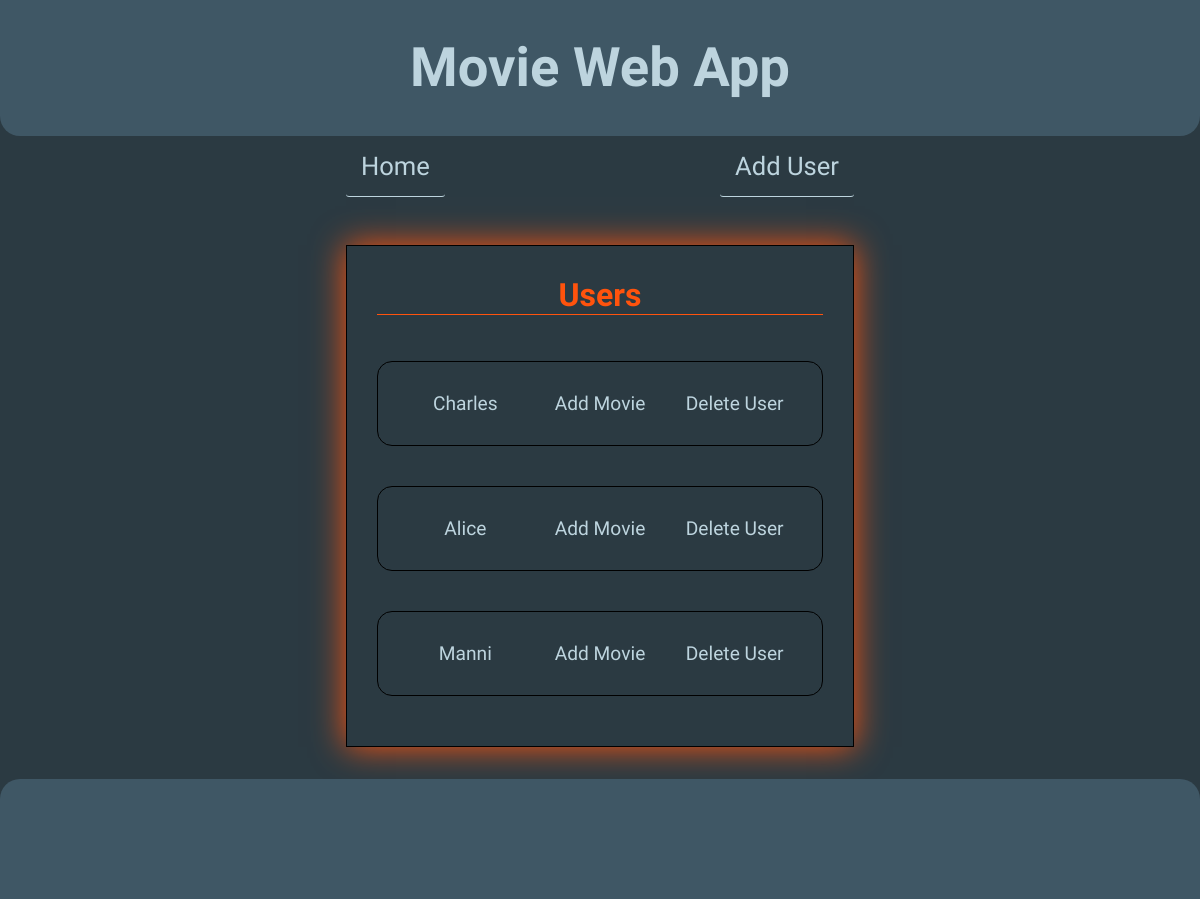
Screenshot of /users with the database file from the repository.
### data_manager/sql_data_models.py (models this page shows, shortened)
class User(db.Model):
    user_id = db.Column(db.Integer, primary_key=True, autoincrement=True)
    user = db.Column(db.String(255), nullable=False)

### app.py (the view)
@app.route("/")
@app.route("/users")
def list_all_users():
    users = data_manager.get_all_users()
    return render_index(title="Users - Movie Web App", users=users)

### app.py (called while the page is built)
def render_index(title="Home - Movie App", content_type="home", **kwargs):
    data_to_render = {
        "title": title,
        "content_type": content_type,
        **kwargs
    }
    return render_template("index.html", **data_to_render)

### data_manager/sql_data_manager.py (called while the page is built)
    def get_all_users(self) -> dict:
        try:
            all_users = User.query.with_entities(User.user_id, User.user).all()
            users_dict = {user_id: {"name": user_name} for user_id, user_name in all_users}
            return users_dict
        except Exception as e:
            print(f"Error retrieving users: {e}")
            return {}

### templates/index.html (shortened to what this page needs)
<!DOCTYPE html>
<html lang="en">
<head>
    <link rel="stylesheet" href="{{ url_for('static', filename='styles.css') }}" />
</head>
<body>
    <header>
        <h1>Movie Web App</h1>
    </header>
    <nav>
        <div class="nav-links">
            <a id="home" href="{{ url_for('list_all_users') }}">Home</a>
            <a href="{{ url_for('add_user') }}">Add User</a>
        </div>
    </nav>
    <main>
        {% block content %}
        {% if content_type == "home" %}
        {% include "user_templates/list-users.html" %}
        {% elif content_type == "list_movies" %}
        {% include "movie_templates/list-movies.html" %}
        {% elif content_type == "add_user" %}
        {% include "user_templates/add-user.html" %}
        {% elif content_type == "add_movie" %}
        {% include "movie_templates/add-movie.html" %}
        {% elif content_type == "update_movie" %}
        {% include "movie_templates/update-movie.html" %}
        {% elif content_type == "delete_movie" %}
        {% include "movie_templates/delete-movie.html" %}
        {% else %}
        {% include "success.html" %}
        {% endif %}
        {% endblock %}
    </main>
    <footer></footer>
</body>
</html>

### templates/user_templates/list-users.html (shortened to what this page needs)
<div id="list-users-container">
    <ul id="user-list">
        <h2>Users</h2>
        {% for user_id, user in users.items() %}
        <li class="user-element">
            <form class="form-user-and-delete" action="{{ url_for('delete_user') }}" method="post">
                <a href="{{ url_for('list_user_movies', user_id=user_id) }}">{{ user["name"] }}</a>
                <a href="{{ url_for('add_movie', user_id=user_id) }}">Add Movie</a>
                <button class="del-btn" type="submit">Delete User</button>
            </form>
        </li>
        {% endfor %}
    </ul>
</div>

### static/styles.css (style rules this page uses)
:root { --bluish-gray: #3f5765; --dark-bluish-gray: #2b3a42; --neon-orange: #ff530d; --silver-blue: #bdd4de; --white: #efefef; }
html { font-size: 32px; background-color: black; font-family: "Kaushan Script", cursive; }
body { margin: 0; height: auto; background-color: var(--dark-bluish-gray); color: var(--neon-orange); display: flex; flex-direction: column; text-align: center; min-height: 100vh; margin: 0; }
header { background-color: var(--bluish-gray); border-radius: 0 0 20px 20px; }
h1 { font-size: 1.7rem; color: #bdd4de; background-color: #3f5765; }
h2 { font-size: 1rem; margin-top: 0; border-bottom: solid 1px var(--neon-orange); }
button { font: inherit; font-size: 0.6rem; background: none; padding: 0; border: none; cursor: pointer; color: var(--silver-blue); }
main { display: flex; flex-direction: column; flex-grow: 1; justify-content: space-around; align-items: center; }
form { display: flex; flex-direction: row; }
a { font-size: 0.6rem; text-decoration: none; color: var(--silver-blue); transition: color 0.3s ease; }
ul { padding: 0; text-align: center; }
footer { background-color: var(--bluish-gray); height: 100px; margin-top: 1rem; padding: 10px; text-align: center; border-radius: 20px 20px 0 0; }

### rows the page displays
User: name "Charles"
User: name "Alice"
User: name "Manni"
